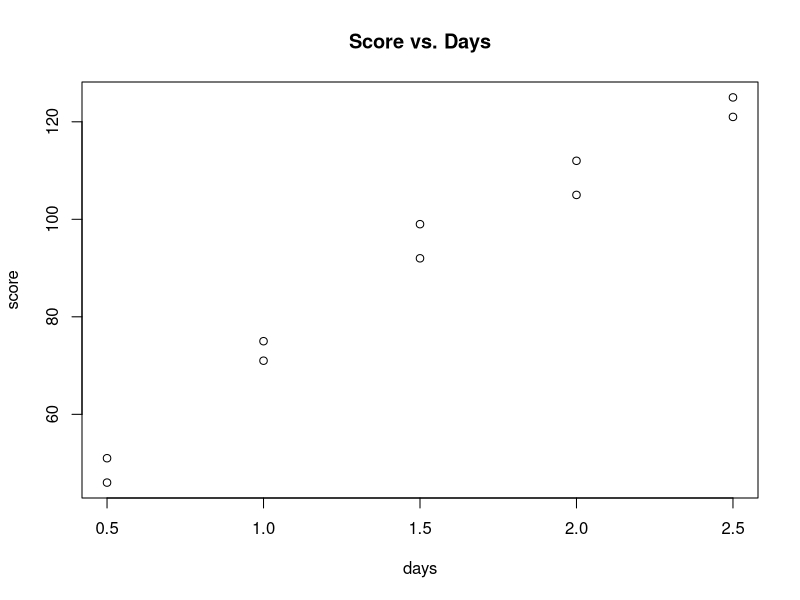
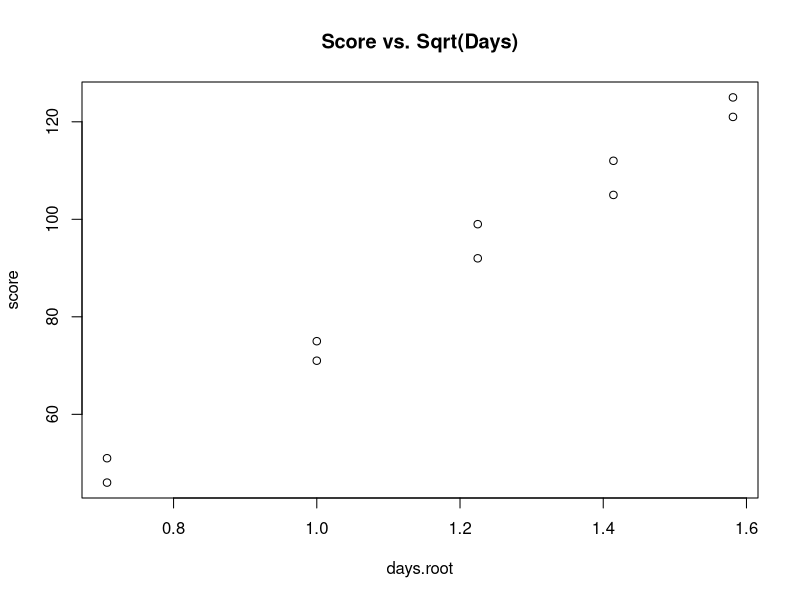
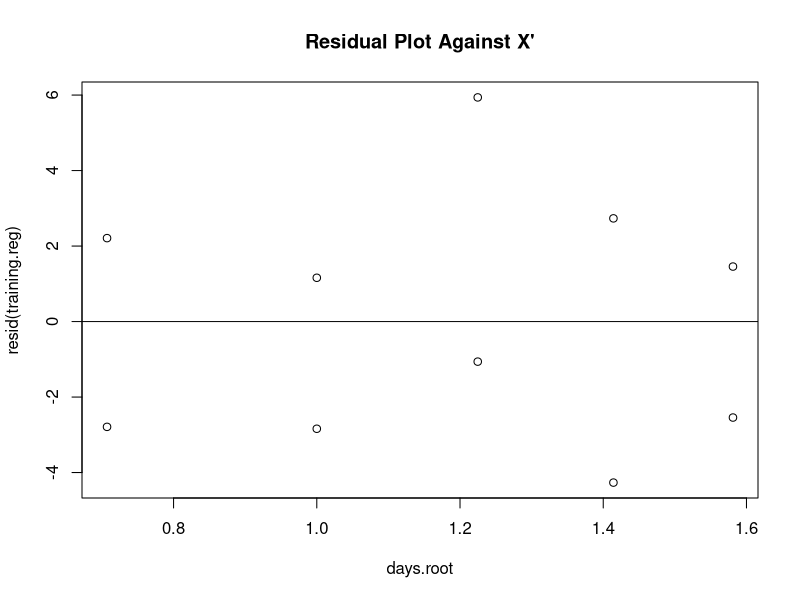
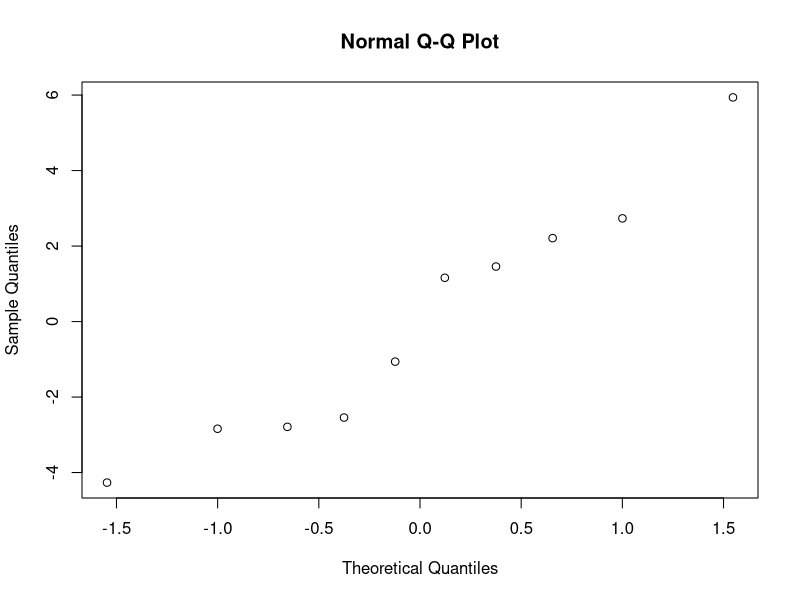

These charts were generated, in order, by the following R code:
days <- c(.5, .5, 1.0, 1.0, 1.5, 1.5, 2.0, 2.0, 2.5, 2.5)
score <- c(46, 51, 71, 75, 92, 99, 105, 112, 121, 125)
training <- data.frame(days, score)
training

# scatter plot of score vs. days
plot(x = days, y = score, main = "Score vs. Days")

# the relationship appears curvilinear and based on the prototype 
# regression pattern, we should try a transformation of either square
# root of X or log of X
days.root <- sqrt(days)
days.root

# check out Y against the transformation of X
plot(x = days.root, y = score, main = "Score vs. Sqrt(Days)")

# fit linear model with the transformed X
training.reg <- lm(score ~ days.root, data = training)
summary(training.reg)

# check residuals graphically 
plot(x = days.root, y = resid(training.reg), 
     main = "Residual Plot Against X'")
abline(0,0)

qqnorm(y = resid(training.reg))







